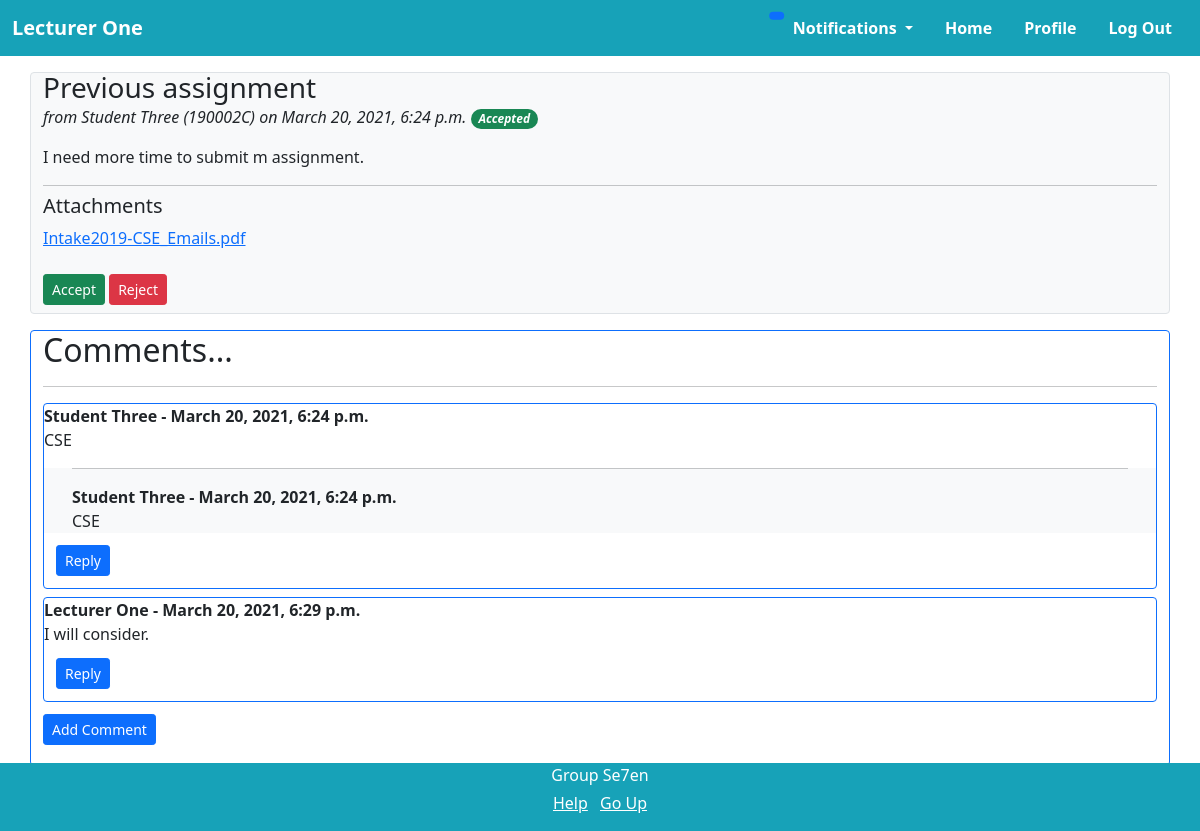
The app's page /requester/request/6/ (signed in) with its own data.
### users/models.py (models this page shows, shortened)
class CustomUser(AbstractUser):
    username = None
    email = models.EmailField(_('email address'), unique=True)
    USERNAME_FIELD = 'email'
    REQUIRED_FIELDS = []
    objects = CustomUserManager()
    def __str__(self):
        if (self.groups.filter(name='Lecturer').exists()):
            return self.lecturerprofile.firstName + " " + self.lecturerprofile.lastName
        elif (self.groups.filter(name='Student').exists()):
            return self.studentprofile.firstName + " " + self.studentprofile.lastName
        else:
            return ""

class Profile(models.Model):
    firstName = models.CharField(max_length=50, verbose_name="First Name")
    lastName = models.CharField(max_length=50, verbose_name="Last Name")
    image = models.ImageField(default='defaultDP.jpg', upload_to='profile_pics', verbose_name="Profile Picture")
    class Meta:
        abstract = True

class LecturerProfile(Profile):
    DEPARTMENT_CHOICES = [
    ('EN', 'ENTC'),
    ('CS', 'CSE'),
    ('BM', 'BM'),
    ('ME', 'ME'),
    ('MT', 'MT'),
    ('CH', 'CH'),
    ('EE', 'EE'),
    ('CE', 'CE'),
    ('MA', 'MA')
    ]
    user = models.OneToOneField(CustomUser, on_delete=models.CASCADE, related_name="lecturerprofile")
    department = models.CharField(max_length=2, choices=DEPARTMENT_CHOICES, verbose_name="Department")

class StudentProfile(Profile):
    DEPARTMENT_CHOICES = [
    ('EN', 'ENTC'),
    ('CS', 'CSE'),
    ('BM', 'BM'),
    ('ME', 'ME'),
    ('MT', 'MT'),
    ('CH', 'CH'),
    ('EE', 'EE'),
    ('CE', 'CE')
    ]
    user = models.OneToOneField(CustomUser, on_delete=models.CASCADE, related_name="studentprofile")
    indexNo = models.CharField(max_length=7, verbose_name="Index Number")
    department = models.CharField(max_length=2, choices=DEPARTMENT_CHOICES, verbose_name="Department")
    contactNo = models.CharField(max_length=10, verbose_name="Contact Number")

### requester/models.py (models this page shows, shortened)
class StudentRequest(models.Model):
    TYPE_CHOICES = [
        ('SD', 'Extending Deadline'),
        ('LR', 'Leave Request'),
        ('RL', 'Rescheduling of a Lecture'),
        ('MR', 'Miscellaneous Request')
    ]
    ACCEPT_STATUS = [
        ('PN', 'Pending'),
        ('AC', 'Accepted'),
        ('RJ', 'Rejected')
    ]
    requestType = models.CharField(max_length=2, choices=TYPE_CHOICES,  verbose_name="Type of the request")
    title = models.CharField(max_length=100, verbose_name="Request Title")
    content = models.TextField(verbose_name="Request Content")
    date_posted = models.DateTimeField(default=timezone.now)
    author = models.ForeignKey(CustomUser, related_name="student_requests", on_delete=models.CASCADE, limit_choices_to={'groups__name': 'Student'})
    reciever = models.ForeignKey(CustomUser, related_name="lecturer_requests", on_delete=models.CASCADE,  verbose_name="Reciever", limit_choices_to={'groups__name': 'Lecturer'})
    accept_status = models.CharField(max_length=2, choices=ACCEPT_STATUS, default='PN')
    attachments = models.FileField(upload_to="request_attachments", verbose_name="Attachments", blank=True ,null=True)

class Comment(models.Model):
    studentrequest = models.ForeignKey(StudentRequest, related_name="comments", on_delete=models.CASCADE)
    author =  models.ForeignKey(CustomUser, related_name="comment_author", on_delete=models.CASCADE)
    body = models.TextField(verbose_name="Comment")
    date_commented = models.DateTimeField(default=timezone.now)

class CommentReply(models.Model):
    comment = models.ForeignKey(Comment, related_name="replies", on_delete=models.CASCADE)
    author =  models.ForeignKey(CustomUser, related_name="reply_author", on_delete=models.CASCADE)
    body = models.TextField(verbose_name="Reply")
    date_replied = models.DateTimeField(default=timezone.now)

### requester/views.py (the view)
# urls.py: path('request/<int:pk>/', RequestDetailView.as_view(), name='request-detail'),# url to request detail page
class RequestDetailView(LoginRequiredMixin, DetailView):
  model = StudentRequest
  context_object_name = 'StudentRequests'
  def get_template_names(self):
    if self.request.user.groups.filter(name='Lecturer').exists():
      return ['requester/lecturer_requestdetail.html']
    elif self.request.user.groups.filter(name='Student').exists():
      return ['requester/student_requestdetail.html']

### requester/templates/requester/lecturer_requestdetail.html (shortened to what this page needs)
{% extends "requester/base.html" %}
{% block content %}
    <div class="container bg-light border rounded m-3 mx-auto">
        <h3 class="lh-1">{{ object.title }}</h3>
        <p class="fw-light fst-italic lh-1">from {{ object.author }} ({{ object.author.studentprofile.indexNo }}) on {{object.date_posted}}
          {% if object.accept_status == 'PN' %}
            <span class="badge rounded-pill bg-secondary">Pending</span>
          {% elif object.accept_status == 'AC' %}
            <span class="badge rounded-pill bg-success">Accepted</span>
          {% else %}
            <span class="badge rounded-pill bg-danger">Rejected</span>
          {% endif %}
        </p>
        <p>{{ object.content|linebreaksbr }}</p>
        {% if object.attachments %}
          <hr class="my-2">
          <h5>Attachments</h5>
          <p><a href="{{ object.attachments.url }}"> {{ object.attachments.name|slice:"20:" }} </a></p>
        {% endif %}
        <a class="btn btn-success btn-sm my-2" href="{% url 'request-review' pk=object.id review='accept' %}">Accept</a>
        <a class="btn btn-danger btn-sm my-2" href="{% url 'request-review' pk=object.id review='reject' %}">Reject</a>
    </div>
    <div class="container border border-primary rounded m-3 mx-auto">
      <h2>Comments...</h2>
      <hr>
      {% if not object.comments.all %}
        No Comments Yet.....
      {% else %}
        {% for comment in object.comments.all %}
          <div class=" border border-primary rounded mb-2">
            <strong>
                {{ comment.author}} - {{ comment.date_commented }}
            </strong>
            {{ comment.body|linebreaksbr }}
            <div class="container bg-light ">
              {% if comment.replies.all %}
                {% for reply in comment.replies.all %}
                  <div class="mx-3">
                    <hr>
                    <strong>
                      {{ reply.author}} - {{ reply.date_replied }}
                    </strong>
                    {{ reply.body|linebreaksbr }}
                  </div>
                {% endfor %}
              {% endif %}
            </div>
            <div class="m-2">
              <a class="btn btn-primary btn-sm m-1" href="{% url 'request-replycomment' pk=object.id commentpk=comment.id%}">Reply</a>
            </div>
          </div>
        {% endfor %}
      {% endif %}
      <p><a class="btn btn-primary btn-sm mt-1 mb-1" href="{% url 'request-addcomment' pk=object.id %}">Add Comment</a></p>
    </div>
{% endblock content %}

### requester/templates/requester/base.html (shortened to what this page needs)
{% load notifications_tags %}
{% load static%}
<!doctype html>
<html lang="en">
  <head>
    <link href="https://cdn.jsdelivr.net/npm/bootstrap@5.0.0-beta1/dist/css/bootstrap.min.css" rel="stylesheet">
    <link rel="stylesheet" href="https://cdnjs.cloudflare.com/ajax/libs/font-awesome/4.7.0/css/font-awesome.min.css">
  </head>
  <body class="pt-5">
    <nav class="navbar fixed-top navbar-expand-sm navbar-dark">
      <div class="container-fluid">
        <a class="navbar-brand fw-bold text-white" href="{% url 'requester-home' %}">
            {{ user }}
        </a>
        <div class="collapse navbar-collapse justify-content-end" id="navbarSupportedContent">
          <ul class="nav fw-bold text-white">
            <li class="nav-item dropdown">
              <a class="nav-link dropdown-toggle text-reset text-white" href="#" id="navbarDropdown" role="button" data-bs-toggle="dropdown" aria-expanded="false">
                Notifications
                <span class="position-absolute top-1 start-0 translate-middle badge rounded-pill bg-primary">
                </span>
              </a>
            </li>
            <li class="nav-item">
              <a class="nav-link text-reset" href="{% url 'requester-home' %}">Home</a>
            </li>
            <li class="nav-item">
              <a class="nav-link text-reset" href="{% url 'profile' %}" tabindex="-1" aria-disabled="true">Profile</a>
            </li>
            <li class="nav-item">
              <a class="nav-link text-reset" href="{% url 'logout' %}">Log Out</a>
            </li>
          </ul>
        </div>
      </div>
    </nav>
    <div class="container-fluid background pt-2">
        {% block content %}{% endblock %}
    </div>
    <div class="mt-4 container-fluid footer text-center fixed-bottom">
      <p class="mb-1 text-white">Group Se7en</p>
      <ul class="list-inline text-white">
        <li class="list-inline-item"><a class="text-reset" href="#">Help</a></li>
        <li class="list-inline-item"><a class="text-reset" href="#">Go Up</a></li>
      </ul>
    </div>
  </body>
</html>

### requester/templates/requester/base.html (style rules this page uses)
.navbar { background-color: #17a2b8; }
.footer { background-color: #17a2b8; }
.background { background-color: #ffffff; }

### records on screen
CustomUser: id.lastName "Lecturer One"
StudentRequest: title "Previous assignment", author "Student Three", author.studentprofile.indexNo "190002C", date_posted "March 20, 2021, 6:24 p.m.", content "I need more time to submit m assignment.", attachments.name "Intake2019-CSE_Emails.pdf"
Comment: author "Student Three", date_commented "March 20, 2021, 6:24 p.m.", body "CSE"
CommentReply: author "Student Three", date_replied "March 20, 2021, 6:24 p.m.", body "CSE"
Comment: author "Lecturer One", date_commented "March 20, 2021, 6:29 p.m.", body "I will consider."
